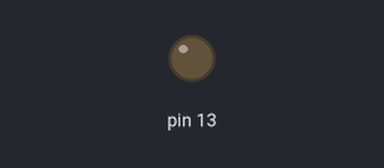
Bench run of a sketch on a simulated Arduino Uno, built with avr-gcc and run on an emulated ATmega328P. On the bench: output pins drawn as LEDs (lit = HIGH).

Above: at 1.2 s.
At 3.7 s:
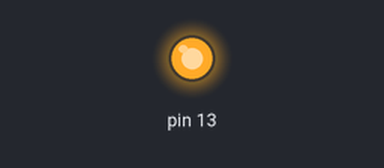
Timing chart, 0 to 7.8 s (numbered marks = the images above):
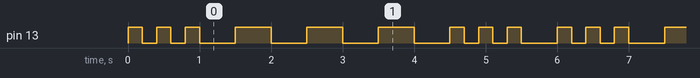

The sketch:

pinMode.ino
```cpp
//Text
void setup() {
  // put your setup code here, to run once:

 pinMode(13,OUTPUT);
 digitalWrite(13,LOW);

 //naming rule
}

void loop() {
  // put your main code here, to run repeatedly:

 // S //
 digitalWrite(13,HIGH);
 delay(200);
 digitalWrite(13,LOW);
 delay(200);
 digitalWrite(13,HIGH);
 delay(200);
 digitalWrite(13,LOW);
 delay(200);
 digitalWrite(13,HIGH);
 delay(200);
 digitalWrite(13,LOW);
 delay(500);
 //O//
  digitalWrite(13,HIGH);
 delay(500);
 digitalWrite(13,LOW);
 delay(500);
 digitalWrite(13,HIGH);
 delay(500);
 digitalWrite(13,LOW);
 delay(500);
 digitalWrite(13,HIGH);
 delay(500);
 digitalWrite(13,LOW);
 delay(500);
 //S//
  digitalWrite(13,HIGH);
 delay(200);
 digitalWrite(13,LOW);
 delay(200);
 digitalWrite(13,HIGH);
 delay(200);
 digitalWrite(13,LOW);
 delay(200);
 digitalWrite(13,HIGH);
 delay(200);
 digitalWrite(13,LOW);
 delay(500);
}
```

Measured:
- by itself, pin 13: repeats every 6.0 s: 2 × (LOW 0.20 s, HIGH 0.20 s), 3 × (LOW 0.50 s, HIGH 0.50 s), LOW 0.50 s, 2 × (HIGH 0.20 s, LOW 0.20 s), HIGH 0.20 s, LOW 0.50 s, HIGH 0.20 s
- by itself, everything shown: repeats every 6.0 s, in 18 steps
